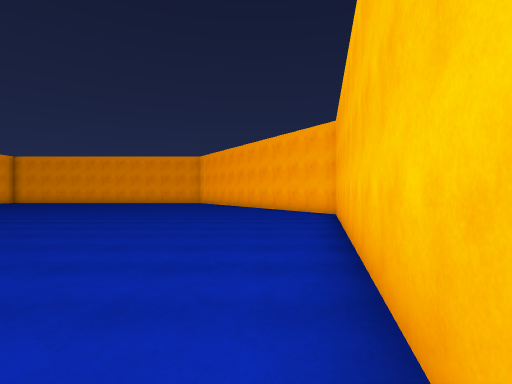
[1] (above)

16 first-person views from a walk through a Unity game level. The camera is 1.5 m above the floor, looks level and sees 85° across. The floor is counted in squares, 2 m on a side. Each view is taken from the middle of a square. On the plan, view 1 faces up. The plan holds only what a view shows up to about 10 squares ahead; the rest is blank. The place goes on beyond the plan. The player character is not drawn.

[2]
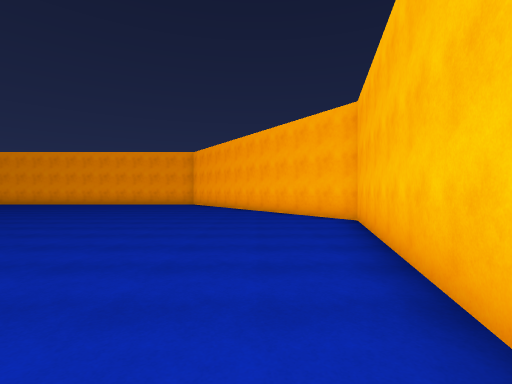

[3]
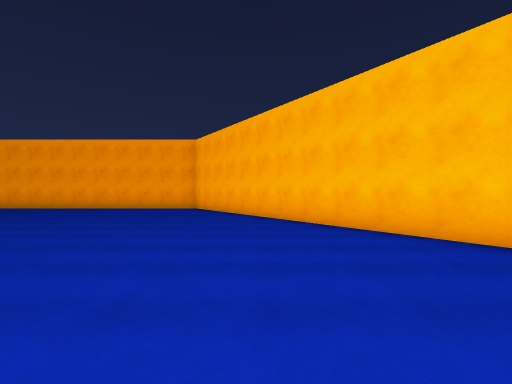

[4]
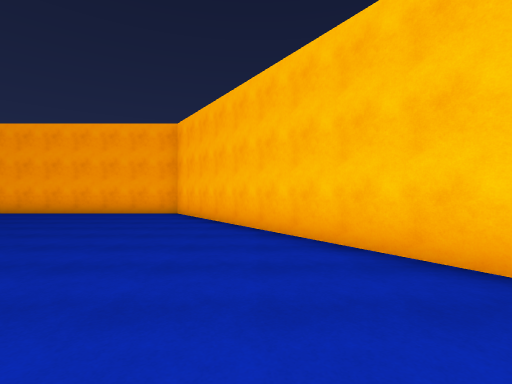

[5]
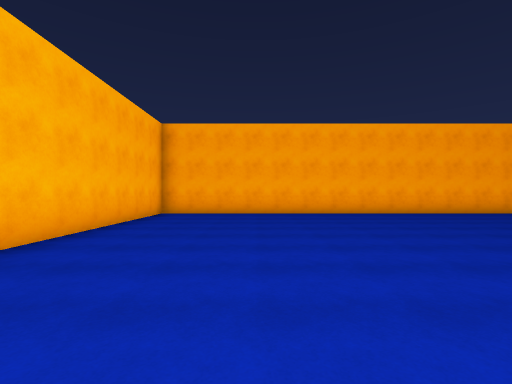

[6]
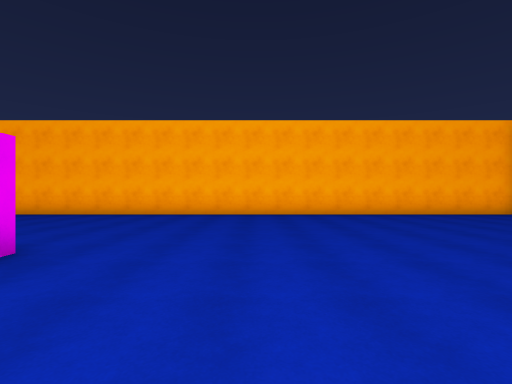

[7]
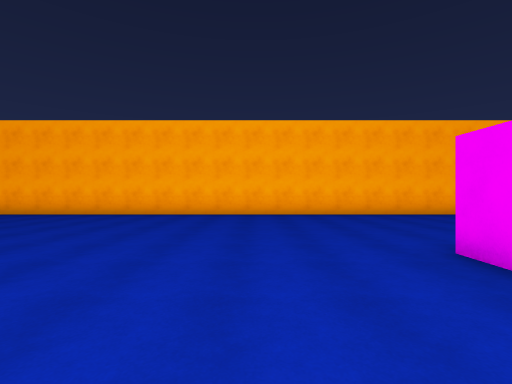

[8]
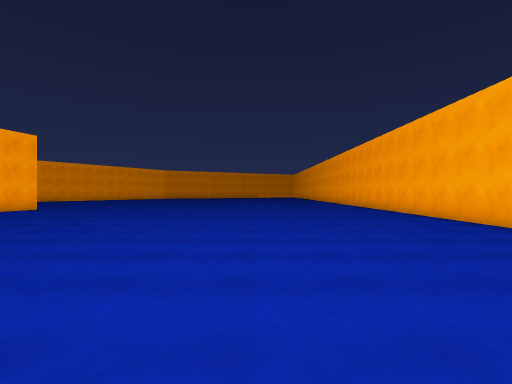

[9]
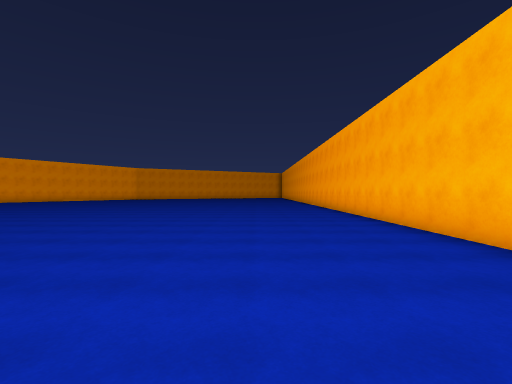

[10]
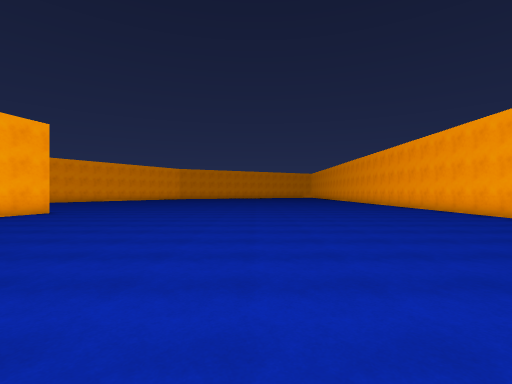

[11]
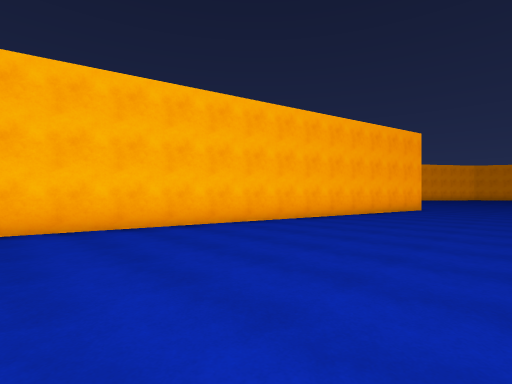

[12]
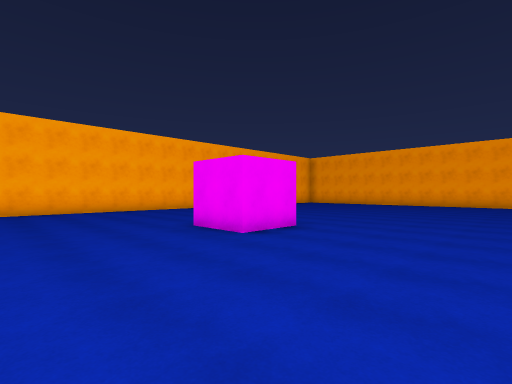

[13]
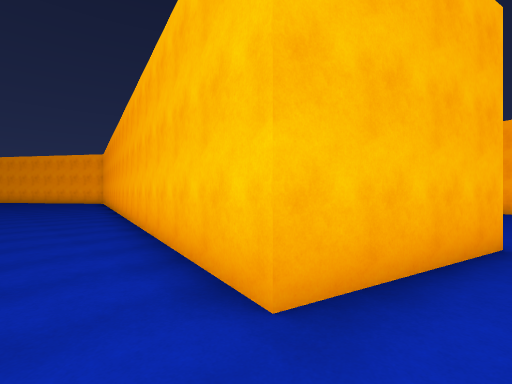

[14]
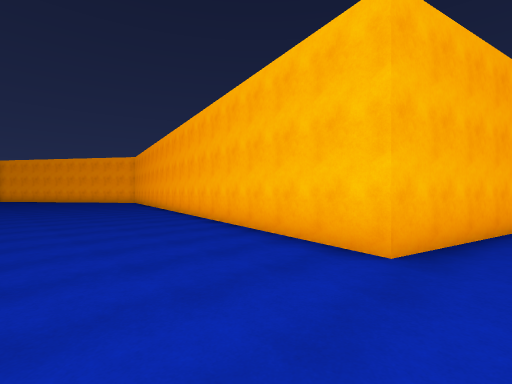

[15]
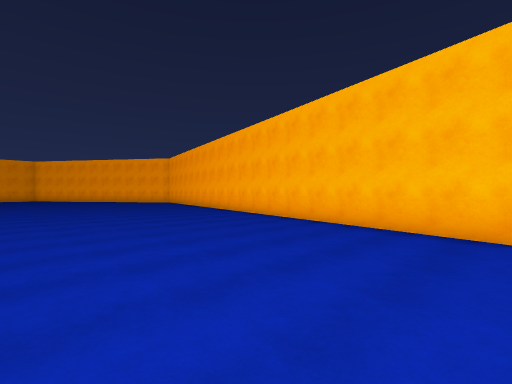

[16]
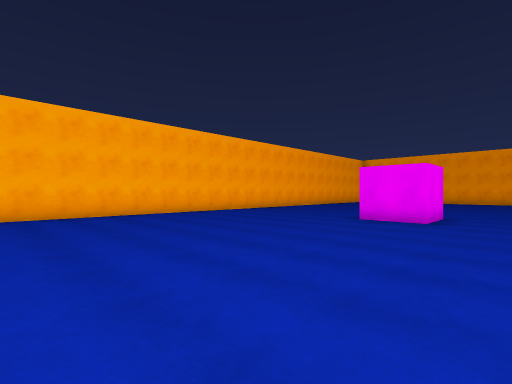

### Floor plan
Points are (right, up) in squares from view 1. A wall is a line through its corners. A room is listed if a view was taken in it or the views show most of it. See-through windows are left out.
Room 1 (views 1, 2, 3, 4, 5, 6, 7, 8, 9, 10, 11, 12, 13, 14, 15, 16)
walls: (-8.8, 7.1) (-8.8, 5.4) (-10.5, 5.4); (2.3, 8) (2.5, 8.8); (2.7, 9.3) (-3.7, 18.7) (-16.3, 18.7) (-16.3, -10); (-1.7, -8.9) (2.3, 7.9)
ways out: opening at (-1, -10)

Positions as (right, up) in squares from view 1, and headings:
1: (0, 0), facing up
2: (0, 2), facing up
3: (-1, 6), facing up
4: (-1, 9), facing up
5: (-13, 9), facing up
6: (-7, 10), facing left
7: (-7, 3), facing left
8: (-11, 3), facing down
9: (-13, 0), facing down
10: (-9, 1), facing down
11: (-5, 4), facing down-right
12: (-5, 2), facing up-left
13: (-3, -10), facing up-right
14: (-5, -10), facing up-right
15: (-7, -9), facing up-right
16: (-7, -2), facing up-left
